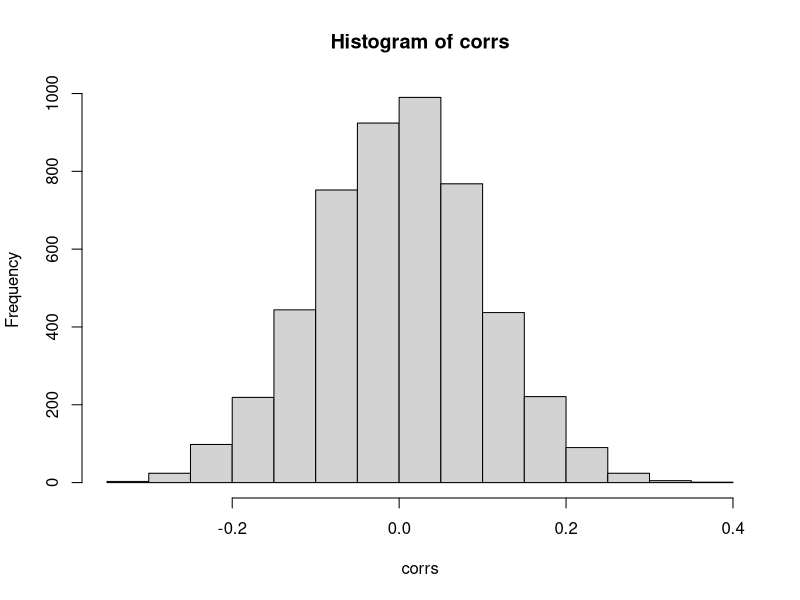

R code for this plot: (Note: this script raises an error after producing the figure.)
library(boot)
# GENERATE DATA; use a seed for reproducibility
set.seed(4268)
n = 100  #number of observations
p = 5000  #number of predictors
d = 10  #top correlated predictors chosen

# Generating predictor data
xs = matrix(rnorm(n * p, 0, 1), ncol = p, nrow = n)  #simple way to to uncorrelated predictors
dim(xs)  # n times p
xs[1:10, 1:10]

# Generate class labels independent of predictors - so if all
# classifies as class 1 we expect 50% errors in general
ys = c(rep(0, n/2), rep(1, n/2))  #now really 50% of each
table(ys)


#---------WRONG CV----------
corrs = apply(xs, 2, cor, y = ys)
hist(corrs)


selected = order(corrs^2, decreasing = TRUE)[1:d]

data = data.frame(ys, xs[, selected])


logfit <- glm(ys ~ ., family = "binomial", data = data)
cost <- function(r, pi = 0) mean(abs(r - pi) > 0.5)
kfold <- 10
cvres <- cv.glm(data = data, cost = cost, glmfit = logfit, K = kfold)
cvres$delta

#---------CORRECT CV-------
reorder <- sample(1:n, replace = FALSE)
validclass <- NULL
for (i in 1:kfold) {
  neach <- n/kfold
  trainids <- setdiff(1:n, (((i - 1) * neach + 1):(i * neach)))
  traindata <- data.frame(xs[reorder[trainids], ], ys[reorder[trainids]])
  validdata <- data.frame(xs[reorder[-trainids], ], ys[reorder[-trainids]])
  colnames(traindata) <- colnames(validdata) <- c(paste("X", 1:p),
                                                  "y")
  foldcorrs <- apply(traindata[, 1:p], 2, cor, y = traindata[, p +
                                                               1])
  selected <- order(foldcorrs^2, decreasing = TRUE)[1:d]  # Select top d correlated 
  data <- traindata[, c(selected, p + 1)]
  trainlogfit <- glm(y ~ ., family = "binomial", data = data)
  pred <- plogis(predict.glm(trainlogfit, newdata = validdata[, selected]))
  validclass <- c(validclass, ifelse(pred > 0.5, 1, 0))
}
table(ys[reorder], validclass)
1 - sum(diag(table(ys[reorder], validclass)))/n



#----------------TASK 4--------------

N <- 1000
n <- 1000
xs <- 1:n

total <- 0
for(i in 1:N){
  count <- 0
  for(j in 1:n){
    if(sample(xs,1)==1){
      count <- count + 1
    }
  }
  if(count >= 1){
    total <- total + 1
  }
}

print(total/N)

#----------TASK 6-----------
library(car)?
library(boot)
SLID <- na.omit(SLID)
n <- dim(SLID)[1]
SLID.lm <- lm(wages ~ ., data = SLID)
summary(SLID.lm)$coeff["age", ]

summary(SLID)

B <- 100
boot.fn <- function(data, index) {
  return(coef(lm(wages ~ ., data = SLID, subset = index)))
}
boot(SLID,boot.fn,B)

coeffs <- rep(0.0,B)
for(i in 1:B){
  indices <- sample(1:n,n,replace = T)
  new_coef <- coef(lm(wages ~ ., data = SLID, subset=indices))
  coeffs[i] <- new_coef["age"]
}
sd(coeffs)
quantile(coeffs, c(0.025,0.975))
